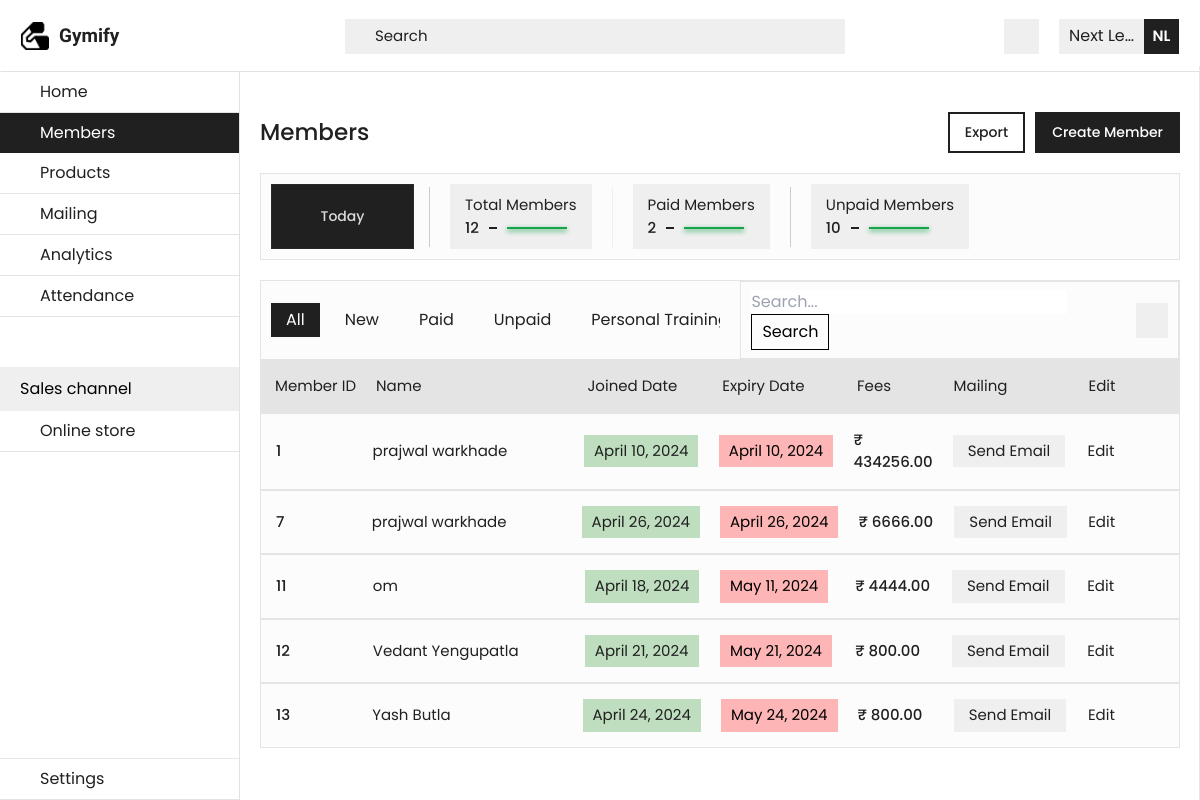
Screenshot of /sort_data/?query=personal_training with the database file from the repository.
### main/models.py (models this page shows, shortened)
class Member(models.Model):
    name          = models.CharField(max_length=100)
    email         = models.EmailField()
    mobile_number = models.CharField(max_length=15)
    height        = models.CharField(max_length=10, blank=True, null=True)
    weight        = models.CharField(max_length=10, blank=True, null=True)
    start_date    = models.DateField(blank=True, null=True)
    end_date      = models.DateField(blank=True, null=True)
    fees          = models.DecimalField(max_digits=10, decimal_places=2, blank=True, null=True)
    training_type = models.CharField(max_length=50, choices=[('Normal Training', 'Normal Training'), ('Personal Training', 'Personal Training')], blank=True, null=True)
    payment        = models.BooleanField(default=False)

### main/views.py (the view)
# urls.py: path('sort_data/', views.sort_data, name='sort_data'),
def sort_data(request):
    print("in........")
    if request.method == 'GET':
        query = request.GET.get('query')
        if query == 'new':
            members = Member.objects.all().order_by('-id')[:10]
        elif query == 'unpaid':
            members = Member.objects.filter(payment=False)
        elif query == 'paid':
            members = Member.objects.filter(payment=True)
        elif query == 'personal_training':
            members = Member.objects.filter(training_type='Personal Training')
        else:
            members = None
        total_members = Member.objects.count()
        paid_members_count = Member.objects.filter(payment=True).count()
        unpaid_members_count = Member.objects.filter(payment=False).count()
        context = {
            'members': members,
            'total_members': total_members,
            'paid_members_count': paid_members_count,
            'unpaid_members_count': unpaid_members_count,
        }
        return render(request, 'members.html', context)

### templates/members.html (shortened to what this page needs)
{% extends 'base.html' %}
{% load static %}
{% block main-content %}
<section id="mainSection" class="absolute top-[9%] flex w-[100%] h-[91%]">
    <section id="sidebar" class="lg:w-[20%] xl:w-[18%]  lg:translate-x-[0px] gymify-sidebar">
        <a href="/" id="home" class="tab hover:bg-[#202020] group gymify-sidebar-tabs">
            <p class="gymify-tabs-text group-hover:text-[#fff]">Home</p>
        </a>
        <a href="/members" id="members" class="tab gymify-sidebar-active-tabs">
            <p class="gymify-active-tabs-text">Members</p>
        </a>
        <a href="/products" id="products" class="tab hover:bg-[#202020] group gymify-sidebar-tabs">
            <p class="gymify-tabs-text group-hover:text-[#fff]">Products</p>
        </a>
        <a href="/mailing" id="mailing" class="tab  hover:bg-[#202020] group gymify-sidebar-tabs">
            <p class="gymify-tabs-text group-hover:text-[#fff]">Mailing</p>
        </a>
        <a href="/analytics" id="analytics" class="tab hover:bg-[#202020] group gymify-sidebar-tabs">
            <p class="gymify-tabs-text group-hover:text-[#fff]">Analytics</p>
        </a>
        <a href="/attendance" id="attendance" class="tab hover:bg-[#202020] group gymify-sidebar-tabs">
            <p class="gymify-tabs-text group-hover:text-[#fff]">Attendance</p>
        </a>
        <div class=" relative top-[50px] flex items-center justify-between px-[20px] py-[10px] bg-[#efefef]">
            <p>Sales channel</p>
        </div>
        <a href="/store" id="store" class="tab relative top-[50px] hover:bg-[#202020] group gymify-sidebar-tabs">
            <p class="gymify-tabs-text group-hover:text-[#fff]">Online store</p>
        </a>
        <a href="/settings" id="settings" class="tab absolute bottom-[0px] gymify-sidebar-tabs hover:bg-[#202020]  group border-t">
            <p class="text-[16px] text-[#202020] group-hover:text-[#fff]">Settings </p>
        </a>
    </section>
    <section id="content"
        class="absolute h-[100%] w-[100%] lg:left-[20%] xl:left-[18%]  lg:w-[80%] xl:w-[82%] sm:p-[20px]  ">
        <section class="flex items-center justify-between py-[20px] px-[20px] sm:px-[0px]">
            <h1 class="text-[23px] font-medium text-[#202020]">Members</h1>
            <div class="flex items-center gap-[10px]">
                <button
                    class="hidden sm:block px-[15px] py-[8px]  text-[14px]  font-medium text-[#202020] hover:text-[#fff] border-[2px] border-[#202020] hover:bg-[#202020]"><a href="{% url 'export_all' %}">
                        Export</a></button>
                <button
                    class="px-[15px] py-[8px]  text-[14px] bg-[#202020] font-medium text-[#fff] hover:text-[#202020] border-[2px] border-[#202020] hover:bg-transparent"><a href="{% url 'create_member' %}">Create
                        Member</a></button>
            </div>
        </section>
        <section class="w-[100%] bg-[#fcfcfc]  sm:flex items-start border-[1px] border-[#e4e4e4] ">
            <div id="stats"
                class="flex flex-nowrap items-center border-[1px] border-t-[#dbdbdb] mt-[10px] border-l-[#fcfcfc]  border-b-[#fcfcfc] border-r-[#fcfcfc] overflow-x-auto sm:border-none sm:mt-[-10px] sm:gap-[15px] pb-[10px] px-[10px] sm:pt-[10px]">
                <button
                    class="min-w-[143px] h-[65px] text-[14px] font-medium text-[#dcdcdc] bg-[#202020] border-[1px] border-[#282828] relative top-[5px] hidden sm:block">Today</button>
                <div id="statsBox" class="flex items-center gap-[20px] sm:overflow-x-auto">
                    <div class="flex items-center justify-between">
                        <div
                            class="py-[10px] px-[15px] flex items-start justify-start flex-col cursor-pointer hover:bg-[#ccc] bg-[#efefef] mt-[10px] sm:w-[100%]">
                            <p class="text-[15px] text-[#202020] text-nowrap">Total Members</p>
                            <div class="flex items-center gap-[10px]">
                                <p class="text-[15px] font-medium text-[#202020]">{{total_members}}</p>
                                <div class="w-[8px] h-[2px] bg-[#202020]"></div>
                                <div class="w-[60px] h-[2px] bg-green-600 shadow-[0px_2px_5px_#16A34A]"></div>
                            </div>
                        </div>
                    </div>
                    <div class="flex items-center gap-[10px]">
                        <div
                            class="py-[10px] px-[15px] flex items-start justify-start flex-col cursor-pointer bg-[#efefef] hover:bg-[#ccc] mt-[10px] ">
                            <p class="text-[15px] text-[#202020] text-nowrap">Paid Members</p>
                            <div class="flex items-center gap-[10px]">
                                <p class="text-[15px] font-medium text-[#202020]">{{paid_members_count}}</p>
                                <div class="w-[8px] h-[2px] bg-[#202020]"></div>
                                <div class="w-[60px] h-[2px] bg-green-600 shadow-[0px_2px_5px_#16A34A]"></div>
                            </div>
                        </div>
                    </div>
                    <div class="flex items-center gap-[10px]">
                        <div
                            class="py-[10px] px-[15px] flex items-start justify-start flex-col cursor-pointer bg-[#efefef] hover:bg-[#ccc] mt-[10px] ">
                            <p class="text-[15px] text-[#202020] text-nowrap">Unpaid Members</p>
                            <div class="flex items-center gap-[10px]">
                                <p class="text-[15px] font-medium text-[#202020]">{{unpaid_members_count}}</p>
                                <div class="w-[8px] h-[2px] bg-[#202020]"></div>
                                <div class="w-[60px] h-[2px] bg-green-600 shadow-[0px_2px_5px_#16A34A]"></div>
                            </div>
                        </div>
                    </div>
                </div>
        </section>
        <section id="members" class="py-[20px] w-[100%]">
            <div class="flex items-center justify-between gap-[20px] bg-[#fcfcfc] border-[1px] border-[#e4e4e4]">
                <div class="flex items-center gap-[10px] overflow-x-auto no-scrolling px-[10px] py-[8px]">
                        <a href="{% url 'members' %}" class="px-[15px] py-[5px] border-[#202020] text-nowrap text-[#fff] bg-[#202020] cursor-pointer">
                            <p >All</p>
                        </a>
                        <a href="{% url 'sort_data' %}?query=new" class="px-[15px] py-[5px] hover:bg-[#efefef] text-nowrap text-[#202020] cursor-pointer">
                            <p >New</p>
                        </a>
                        <a href="{% url 'sort_data' %}?query=paid" class="px-[15px] py-[5px] hover:bg-[#efefef] text-nowrap text-[#202020] cursor-pointer">
                            <p>Paid</p>
                        </a>
                        <a  href="{% url 'sort_data' %}?query=unpaid" class="px-[15px] py-[5px] hover:bg-[#efefef] text-nowrap text-[#202020] cursor-pointer">
                            <p>Unpaid</p>
                        </a>
                        <a href="{% url 'sort_data' %}?query=personal_training" class="px-[15px] py-[5px] hover:bg-[#efefef] text-nowrap text-[#202020] cursor-pointer">
                            <p>Personal Training</p>
                        </a>
                </div>
                <div class="flex items-center gap-[15px] border-[1px] border-[#e4e4e4] px-[10px] py-[8px] ">
                    <form action="{% url 'search_data' %}" method="get">
                        <input type="text" name="query" placeholder="Search...">
                        <button type="submit" class="px-[10px] py-[5px] border border-[#000]">Search</button>
                    </form>
                    <div class="w-[35px] h-[35px] flex items-center justify-center bg-[#efefef] ">
                    </div>
                </div>
            </div>
            <div
                class=" hidden md:flex items-start justify-between  p-[15px] bg-[#e4e4e4]  w-[100%] gap-[20px] flex-nowrap">
                <div class="text-[#202020] text-[15px] text-nowrap w-[10%]">Member ID</div>
                <div class="text-[#202020] text-[15px] text-nowrap w-[25%]">Name</div>
                <div class="text-[#202020] text-[15px] text-nowrap w-[15%]">Joined Date</div>
                <div class="text-[#202020] text-[15px] text-nowrap w-[15%]">Expiry Date</div>
                <div class="text-[#202020] text-[15px] text-nowrap w-[10%]">Fees</div>
                <div class="text-[#202020] text-[15px] text-nowrap w-[15%]">Mailing</div>
                <div class="text-[#202020] text-[15px] text-nowrap w-[10%]">Edit</div>
            </div>
            <section>
                {% for member in members %}
                <div id="memberTemplate">
                    {% endfor %}
                    {% for member in members %}
                    <div
                        class="hidden md:flex items-center justify-start border-[1px] border-[#e4e4e4]  gap-[20px] w-[100%] p-[15px] bg-[#fcfcfc] cursor-pointer overflow-x-auto no-scrolling">
                        <div class="w-[10%]">
                            <p class=" text-[#202020] text-[15px] font-medium ">{{member.id}}</p>
                        </div>
                        <div class="w-[25%]">
                            <h3 class=" text-[#202020] text-[15px]   text-ellipsis overflow-hidden text-nowrap">
                                {{member.name}}</h3>
                        </div>
                        <div class="w-[15%]">
                            <div
                                class=" cursor-pointer py-[5px] px-[10px] bg-[#26912648] text-[15px]  text-[#202020] text-nowrap inline-block">
                                {{member.start_date}}</div>
                        </div>
                        <div class="w-[15%]">
                            <div
                                class=" cursor-pointer py-[5px] px-[10px] bg-[#ff000048] text-[15px] text-[#20202] text-nowrap inline-block">
                                {{member.end_date}}</div>
                        </div>
                        <div class="w-[10%]">
                            <p class="text-[15px] text-[#202020] font-medium">₹ {{member.fees}}</p>
                        </div>
                        <div class="w-[15%]">
                            <button class="px-[15px] py-[5px] bg-[#efefef]  text-[#202020] text-[15px] text-nowrap"><a href="{% url 'email' %}?email={{ member.email }}">Send Email</a></button>
                        </div>
                        <div class="w-[10%] flex items-center gap-[10px] cursor-pointer group">
                            <p class="text-[15px] text-[#202020] group-hover:underline underline-offset-4">Edit</p>
                        </div>
                    </div>
                </div>
                {% endfor %}
            </section>
        </section>
    </section>
</section>
{% endblock main-content %}

### static/css/index.css (style rules this page uses)
* { padding: 0; margin: 0; font-family: "Poppins", sans-serif; }
#stats { -ms-overflow-style: none; scrollbar-width: none; }
#statsBox { -ms-overflow-style: none; scrollbar-width: none; }
.no-scrolling { -ms-overflow-style: none; scrollbar-width: none; }
.gymify-sidebar { position: fixed; left: 0; z-index: 10; width: 300px; min-height: 91%; background: #fff; border-right: 1px solid #e2e2e2; transform: translateX(-300px); transition: 0.3s; border-collapse: collapse; }
.gymify-sidebar-tabs { cursor: pointer; display: flex; align-items: center; gap: 20px; width: 100%; height: 35px; background: #fff; padding: 20px; border-bottom: 1px solid #e4e4e4; }
.gymify-sidebar-active-tabs { cursor: pointer; display: flex; align-items: center; gap: 20px; width: 100%; height: 35px; background: #202020; padding: 20px; color: #fff; }
.gymify-tabs-text { font-size: 16px; color: #202020; }
.gymify-active-tabs-text { font-size: 16px; color: #fff; }

### rows the page displays
Member: id "1", name "prajwal warkhade", start_date "April 10, 2024", end_date "April 10, 2024", fees "434256.00"
Member: id "7", name "prajwal warkhade", start_date "April 26, 2024", end_date "April 26, 2024", fees "6666.00"
Member: id "11", name "om", start_date "April 18, 2024", end_date "May 11, 2024", fees "4444.00"
Member: id "12", name "Vedant Yengupatla", start_date "April 21, 2024", end_date "May 21, 2024", fees "800.00"
Member: id "13", name "Yash Butla", start_date "April 24, 2024", end_date "May 24, 2024", fees "800.00"

### other values shown
{{ total_members }} "12"
{{ paid_members_count }} "2"
{{ unpaid_members_count }} "10"
